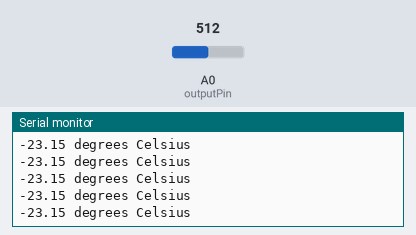
The sketch below on a simulated Arduino Uno, built with avr-gcc and run on an emulated ATmega328P. Shown: the last lines printed to the serial monitor. Inputs (shaded band) come from the test bench; at power-on: A0 (outputPin) = 512.

Above: at 1.2 s.
1.3 s: A0 (outputPin) set to 528
At 2.3 s:
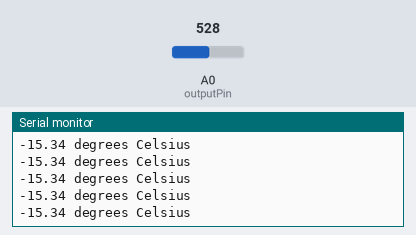
4.3 s: A0 (outputPin) set to 546
At 5.2 s:
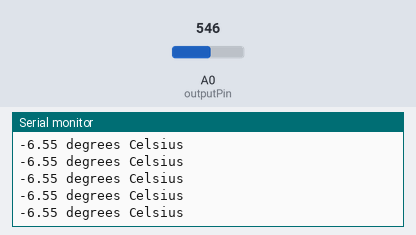
7.3 s: A0 (outputPin) set to 366
At 7.8 s:
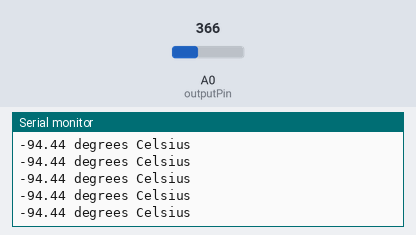
8.8 s: A0 (outputPin) set to 341
At 9.5 s:
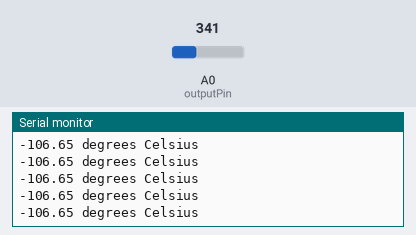
Timing chart, 0 to 11.8 s (numbered marks = the images above; inputs shaded):
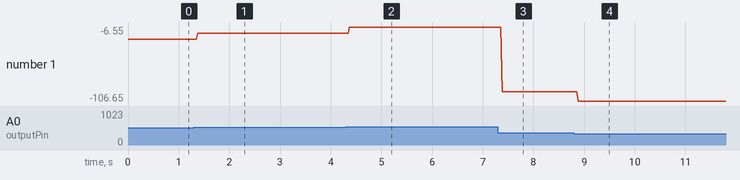

The sketch:

LM335Z_SensorTest.ino
```cpp
//initializes/defines the output pin of the LM335 temperature sensor
int outputPin= 0;
//this sets the ground pin to LOW and the input voltage pin to high
void setup()
{
Serial.begin(9600);
}

//main loop
void loop()
{
int rawvoltage= analogRead(outputPin);
float millivolts= (rawvoltage/1024.0) * 5000;
float celsius= (millivolts/10.0) - 273.15;

Serial.print(celsius);
Serial.println(" degrees Celsius");


}
```

Measured:
- after the input at 1.3 s, the serial monitor: prints a new line after 0.07 s (image 1)
- after the input at 4.3 s, the serial monitor: prints a new line after 0.07 s (image 2)
- after the input at 7.3 s, the serial monitor: prints a new line after 0.08 s (image 3)
- after the input at 8.8 s, the serial monitor: prints a new line after 0.08 s (image 4)
- plotted number 1: -23.15 → -15.34 after the input at 1.3 s, -15.34 → -6.55 after the input at 4.3 s, -6.55 → -94.44 after the input at 7.3 s, -94.44 → -106.65 after the input at 8.8 s
